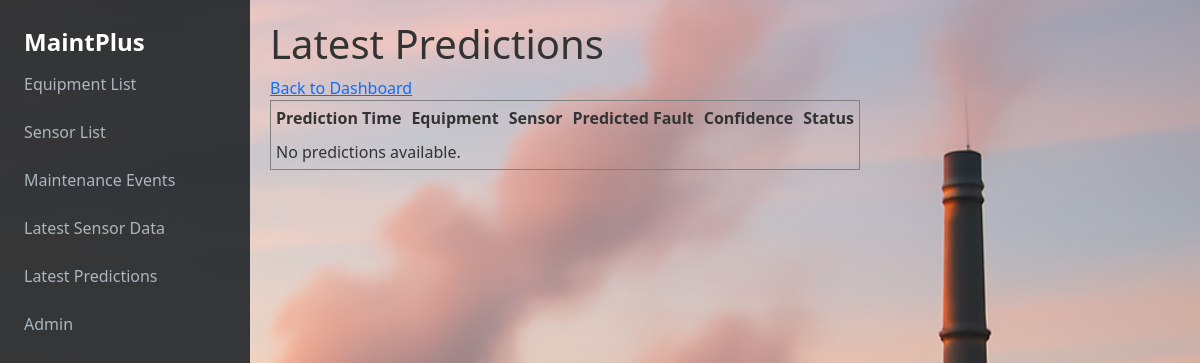
The page /predict/predictions/ on the database as committed earlier.
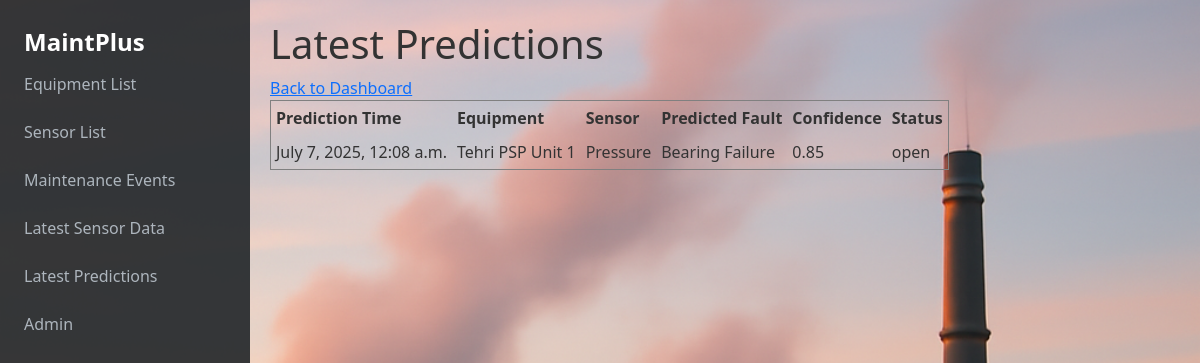
The same page on the database as committed later.
### Predict/models.py (models this page shows, shortened)
class Prediction(models.Model):
    equipment = models.ForeignKey(Equipment, on_delete=models.CASCADE)
    sensor = models.ForeignKey(Sensor, on_delete=models.SET_NULL, null=True, blank=True)
    prediction_time = models.DateTimeField()
    predicted_fault = models.CharField(max_length=100)
    confidence_score = models.FloatField()
    model_version = models.CharField(max_length=50)
    status = models.CharField(max_length=20, default='open')  # e.g., open, closed
    severity_level = models.CharField(max_length=20, blank=True, null=True)
    recommended_action = models.TextField(blank=True, null=True)
    remarks = models.TextField(blank=True, null=True)

class Equipment(models.Model):
    name = models.CharField(max_length=200)
    project_name = models.CharField(max_length=200, default='Unknown Project')
    fuel_type = models.CharField(
        max_length=50,
        choices=[
            ('hydro', 'Hydro'),
            ('thermal', 'Thermal'),
            ('solar', 'Solar'),
            ('wind', 'Wind'),
            ('other', 'Other'),
        ],
        default='hydro'
    )
    unit_number = models.PositiveIntegerField(null=True, blank=True)
    capacity_mw = models.FloatField(null=True, blank=True)
    location = models.CharField(max_length=200, blank=True)
    commissioning_date = models.DateField(null=True, blank=True)
    status = models.CharField(max_length=50, blank=True)  # e.g., operational, maintenance

class Sensor(models.Model):
    equipment = models.ForeignKey(Equipment, on_delete=models.CASCADE)
    sensor_type = models.CharField(max_length=100)
    min_value = models.FloatField(null=True, blank=True)
    max_value = models.FloatField(null=True, blank=True)

### Predict/views.py (the view)
# urls.py: path('predictions/', views.prediction_list, name='prediction_list'),
def prediction_list(request):
    predictions = Prediction.objects.order_by('-prediction_time')[:50]
    return render(request, 'Predict/prediction_list.html', {'predictions': predictions})

### Predict/templates/Predict/prediction_list.html (shortened to what this page needs)
<!DOCTYPE html>
<html lang="en">
<head>
</head>
{% extends 'base.html' %}
{% block content %}
<body>
    <h1>Latest Predictions</h1>
    <a href="{% url 'predict_index' %}">Back to Dashboard</a>
    <table border="1" cellpadding="5" cellspacing="0">
        <thead>
            <tr>
                <th>Prediction Time</th>
                <th>Equipment</th>
                <th>Sensor</th>
                <th>Predicted Fault</th>
                <th>Confidence</th>
                <th>Status</th>
            </tr>
        </thead>
        <tbody>
            {% for prediction in predictions %}
                <tr>
                    <td>{{ prediction.prediction_time }}</td>
                    <td>{{ prediction.equipment.name }}</td>
                   <td>{% if prediction.sensor %}
                            {{ prediction.sensor.sensor_type }}
                        {% else %}
                            N/A
                        {% endif %}
                    </td>
  <td>{{ prediction.predicted_fault }}</td>
                    <td>{{ prediction.confidence_score|floatformat:2 }}</td>
                    <td>{{ prediction.status }}</td>
                </tr>
            {% empty %}
                <tr><td colspan="6">No predictions available.</td></tr>
            {% endfor %}
        </tbody>
    </table>
</body>
</html>
{% endblock %}

### Predict/templates/base.html (shortened to what this page needs)
{% load static %}
<!DOCTYPE html>
<html lang="en">
<head>
    <link href="https://cdn.jsdelivr.net/npm/bootstrap@5.3.3/dist/css/bootstrap.min.css" rel="stylesheet">
</head>
<body>
<div class="wrapper">
    <nav id="sidebar">
        <div class="sidebar-header">
            <a class="navbar-brand" href="{% url 'predict_index' %}">MaintPlus</a>
        </div>
        <ul class="nav flex-column">
             <li class="nav-item">
                <a class="nav-link" href="{% url 'equipment_list' %}">Equipment List</a>
            </li>
            <li class="nav-item">
                <a class="nav-link" href="{% url 'sensor_list' %}">Sensor List</a>
            </li>
            <li class="nav-item">
                <a class="nav-link" href="{% url 'maintenance_event_list' %}">Maintenance Events</a>
            </li>
            <li class="nav-item">
                <a class="nav-link" href="{% url 'sensor_data_list' %}">Latest Sensor Data</a>
            </li>
            <li class="nav-item">
                <a class="nav-link" href="{% url 'prediction_list' %}">Latest Predictions</a>
            </li>
             <li class="nav-item">
                <a class="nav-link" href="{% url 'admin:index' %}">Admin</a>
            </li>
        </ul>
    </nav>
    <div id="main-content">
        {% block content %}{% endblock %}
</body>
</html>

Rows that differ between the two databases and show on the page:
added Prediction: prediction_time "July 7, 2025, 12:08 a.m.", equipment.name "Tehri PSP Unit 1", sensor.sensor_type "Pressure", predicted_fault "Bearing Failure", confidence_score "0.85", status "open"
Other text that changed with them:
text no longer shown: "No predictions available."
